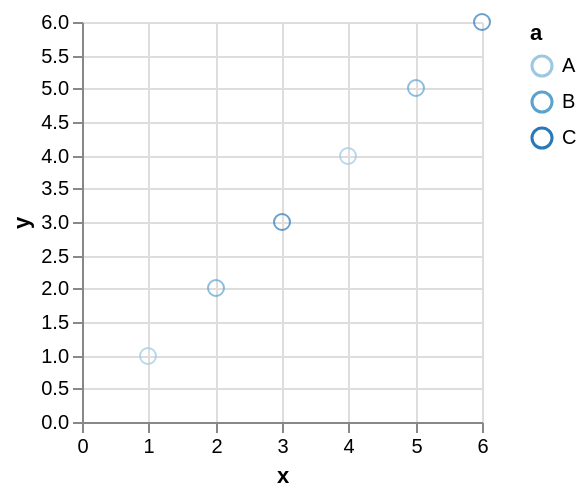

The Vega-Lite source for this figure:
### Vega specification from a JSON file in a GitHub repository (floating-point values rounded to 4 significant figures)
{"$schema": "http://vega.github.io/schema/vega/v3.0.json", "autosize": "pad", "padding": 5, "data": [{"name": "source_0", "values": [{"a": "B", "x": 2, "y": 2}, {"a": "A", "x": 1, "y": 1}, {"a": "A", "x": 4, "y": 4}, {"a": "B", "x": 5, "y": 5}, {"a": "C", "x": 3, "y": 3}, {"a": "C", "x": 6, "y": 6}], "format": {"type": "json", "parse": {"x": "number", "y": "number"}}, "transform": [{"type": "filter", "expr": "datum[\"x\"] !== null && !isNaN(datum[\"x\"]) && datum[\"y\"] !== null && !isNaN(datum[\"y\"])"}]}], "signals": [{"name": "width", "update": "200"}, {"name": "height", "update": "200"}, {"name": "unit", "value": {}, "on": [{"events": "mousemove", "update": "group()._id ? group() : unit"}]}], "marks": [{"name": "nested_main_group", "type": "group", "encode": {"update": {"width": {"signal": "width"}, "height": {"signal": "height"}, "fill": {"value": "transparent"}}}, "marks": [{"name": "marks", "type": "symbol", "role": "point", "from": {"data": "source_0"}, "encode": {"update": {"x": {"scale": "x", "field": "x"}, "y": {"scale": "y", "field": "y"}, "stroke": {"scale": "color", "field": "a"}, "fill": {"value": "transparent"}, "opacity": {"value": 0.7}}}}]}], "scales": [{"name": "x", "type": "linear", "domain": {"data": "source_0", "field": "x"}, "range": [0, 200], "round": true, "nice": true, "zero": true}, {"name": "y", "type": "linear", "domain": {"data": "source_0", "field": "y"}, "range": [200, 0], "round": true, "nice": true, "zero": true}, {"name": "color", "type": "ordinal", "domain": {"data": "source_0", "field": "a", "sort": true}, "range": "ordinal"}], "axes": [{"scale": "x", "format": "s", "orient": "bottom", "tickCount": 5, "title": "x", "zindex": 1}, {"scale": "x", "domain": false, "format": "s", "grid": true, "labels": false, "orient": "bottom", "tickCount": 5, "ticks": false, "zindex": 0, "gridScale": "y"}, {"scale": "y", "format": "s", "orient": "left", "title": "y", "zindex": 1}, {"scale": "y", "domain": false, "format": "s", "grid": true, "labels": false, "orient": "left", "ticks": false, "zindex": 0, "gridScale": "x"}], "legends": [{"stroke": "color", "title": "a"}]}
